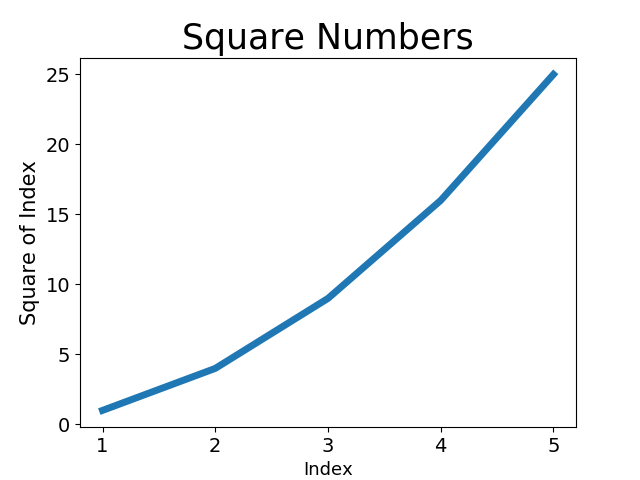

This chart was generated by the following Python code:
#-*- encoding:utf-8 -*-
import matplotlib.pyplot as plt
#数据准备
input_values=[1,2,3,4,5]
squares=[1,4,9,16,25]
plt.plot(input_values,squares,linewidth=5)
#设置图标标题、坐标轴标签
plt.title('Square Numbers',fontsize=25)
plt.xlabel('Index',fontsize=13)
plt.ylabel('Square of Index',fontsize=15)
#设置刻度标记的大小
plt.tick_params(axis='both',labelsize=14)
plt.show()
